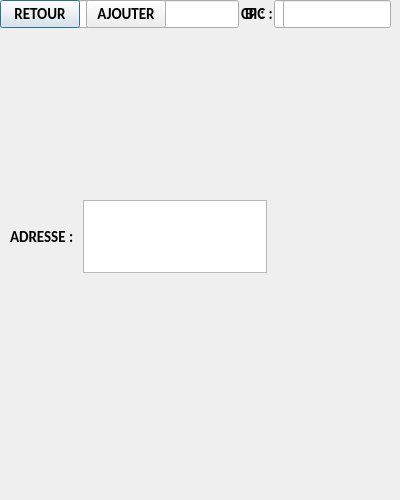
<?xml version="1.0" encoding="UTF-8"?>
<ui version="4.0">
 <class>AjoutSite</class>
 <widget class="QDialog" name="AjoutSite">
  <property name="geometry">
   <rect>
    <x>0</x>
    <y>0</y>
    <width>400</width>
    <height>500</height>
   </rect>
  </property>
  <property name="minimumSize">
   <size>
    <width>400</width>
    <height>500</height>
   </size>
  </property>
  <property name="font">
   <font>
    <family>Calibri</family>
    <pointsize>11</pointsize>
   </font>
  </property>
  <property name="windowTitle">
   <string>Dialog</string>
  </property>
  <widget class="QWidget" name="">
   <layout class="QHBoxLayout" name="horizontalLayout">
    <item>
     <widget class="QLabel" name="label_titre">
      <property name="font">
       <font>
        <family>Calibri</family>
        <pointsize>20</pointsize>
        <weight>75</weight>
        <bold>true</bold>
       </font>
      </property>
      <property name="text">
       <string>AJOUTER UN SITE</string>
      </property>
      <property name="alignment">
       <set>Qt::AlignCenter</set>
      </property>
     </widget>
    </item>
   </layout>
  </widget>
  <widget class="QWidget" name="">
   <layout class="QHBoxLayout" name="horizontalLayout_7">
    <item>
     <widget class="QLabel" name="label_nom">
      <property name="font">
       <font>
        <weight>75</weight>
        <bold>true</bold>
       </font>
      </property>
      <property name="text">
       <string>NOM : </string>
      </property>
     </widget>
    </item>
    <item>
     <widget class="QLineEdit" name="nom">
      <property name="minimumSize">
       <size>
        <width>185</width>
        <height>0</height>
       </size>
      </property>
      <property name="baseSize">
       <size>
        <width>300</width>
        <height>0</height>
       </size>
      </property>
     </widget>
    </item>
    <item>
     <spacer name="horizontalSpacer">
      <property name="orientation">
       <enum>Qt::Horizontal</enum>
      </property>
      <property name="sizeHint" stdset="0">
       <size>
        <width>40</width>
        <height>20</height>
       </size>
      </property>
     </spacer>
    </item>
   </layout>
  </widget>
  <widget class="QWidget" name="">
   <property name="geometry">
    <rect>
     <x>10</x>
     <y>200</y>
     <width>257</width>
     <height>73</height>
    </rect>
   </property>
   <layout class="QHBoxLayout" name="horizontalLayout_2">
    <item>
     <widget class="QLabel" name="label_cout">
      <property name="font">
       <font>
        <weight>75</weight>
        <bold>true</bold>
       </font>
      </property>
      <property name="text">
       <string>ADRESSE : </string>
      </property>
     </widget>
    </item>
    <item>
     <widget class="QTextEdit" name="textEdit"/>
    </item>
   </layout>
  </widget>
  <widget class="QWidget" name="">
   <layout class="QHBoxLayout" name="horizontalLayout_3">
    <item>
     <widget class="QLabel" name="label_frequence">
      <property name="font">
       <font>
        <weight>75</weight>
        <bold>true</bold>
       </font>
      </property>
      <property name="text">
       <string>VILLE : </string>
      </property>
     </widget>
    </item>
    <item>
     <widget class="QLineEdit" name="nom_3">
      <property name="minimumSize">
       <size>
        <width>185</width>
        <height>0</height>
       </size>
      </property>
      <property name="baseSize">
       <size>
        <width>300</width>
        <height>0</height>
       </size>
      </property>
     </widget>
    </item>
    <item>
     <widget class="QLabel" name="label_frequence_2">
      <property name="font">
       <font>
        <weight>75</weight>
        <bold>true</bold>
       </font>
      </property>
      <property name="text">
       <string>CP : </string>
      </property>
     </widget>
    </item>
    <item>
     <widget class="QLineEdit" name="nom_4">
      <property name="minimumSize">
       <size>
        <width>100</width>
        <height>0</height>
       </size>
      </property>
      <property name="baseSize">
       <size>
        <width>30</width>
        <height>0</height>
       </size>
      </property>
     </widget>
    </item>
   </layout>
  </widget>
  <widget class="QWidget" name="">
   <layout class="QHBoxLayout" name="horizontalLayout_4">
    <item>
     <widget class="QLabel" name="label_nature">
      <property name="font">
       <font>
        <weight>75</weight>
        <bold>true</bold>
       </font>
      </property>
      <property name="text">
       <string>SIREN : </string>
      </property>
     </widget>
    </item>
    <item>
     <widget class="QLineEdit" name="nom_5">
      <property name="minimumSize">
       <size>
        <width>185</width>
        <height>0</height>
       </size>
      </property>
      <property name="baseSize">
       <size>
        <width>300</width>
        <height>0</height>
       </size>
      </property>
     </widget>
    </item>
    <item>
     <widget class="QLabel" name="label_frequence_3">
      <property name="font">
       <font>
        <weight>75</weight>
        <bold>true</bold>
       </font>
      </property>
      <property name="text">
       <string>BIC : </string>
      </property>
     </widget>
    </item>
    <item>
     <widget class="QLineEdit" name="nom_6">
      <property name="minimumSize">
       <size>
        <width>100</width>
        <height>0</height>
       </size>
      </property>
      <property name="baseSize">
       <size>
        <width>30</width>
        <height>0</height>
       </size>
      </property>
     </widget>
    </item>
   </layout>
  </widget>
  <widget class="QWidget" name="">
   <layout class="QHBoxLayout" name="horizontalLayout_6">
    <item>
     <widget class="QPushButton" name="retour">
      <property name="font">
       <font>
        <weight>75</weight>
        <bold>true</bold>
       </font>
      </property>
      <property name="text">
       <string>RETOUR</string>
      </property>
     </widget>
    </item>
    <item>
     <widget class="QPushButton" name="pushButton">
      <property name="font">
       <font>
        <weight>75</weight>
        <bold>true</bold>
       </font>
      </property>
      <property name="text">
       <string>AJOUTER</string>
      </property>
     </widget>
    </item>
   </layout>
  </widget>
 </widget>
 <resources/>
 <connections/>
</ui>
